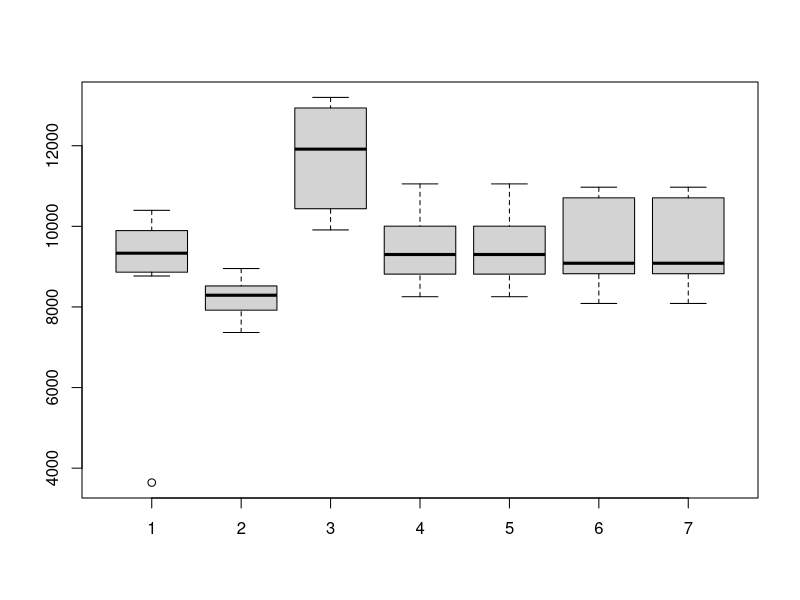

Generate this figure with R:
evals.i64.p128.r64.R1 <- read.table('evals-R-i64-p128-r64-r1.dat')
evals.i64.p128.r64.R2 <- read.table('evals-R-i64-p128-r64-r2.dat')
evals.i64.p128.r32.R3 <- read.table('evals-R-i64-p128-r32-R3.dat')
evals.i64.p128.r32.R4 <- read.table('evals-R-i64-p128-r32-R4.dat')
evals.i64.p128.r16.R5 <- read.table('evals-R-i64-p128-r16-R5.dat')
evals.i64.p128.r16.R6 <- read.table('evals-R-i64-p128-r16-R5.dat')
evals.base <- read.table('../GECCO/evals-ip128-e16-r64.dat')
boxplot( evals.base$V1,
        evals.i64.p128.r64.R1$V1, evals.i64.p128.r64.R2$V1,
         evals.i64.p128.r32.R3$V1, evals.i64.p128.r32.R3$V1,
        evals.i64.p128.r16.R5$V1, evals.i64.p128.r16.R6$V1 )
